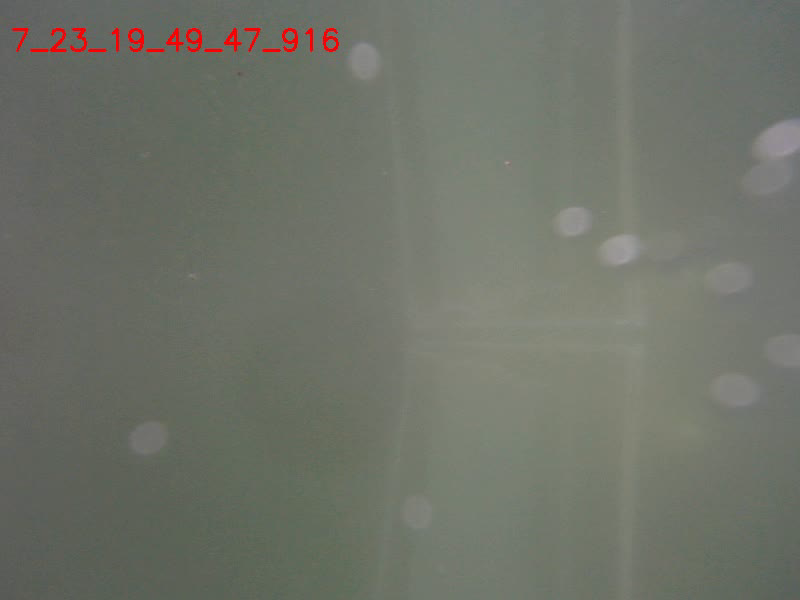
#> input picture frame 0 of capture_7_23_19_49_47.avi, 800 x 600 px, given in place of realgate.mp4, which was not available
$ python tstvid.py
#> lines starting #> are read from the running program, lines starting #| are printed output that depends on the picture; after the words box and inside, x2 and y2 are one past the last pixel; in counts of white or black regions, pixels touching at a corner belong together; pictures that were not available may be replaced by others from this repository, and a replacement may not be noted
import numpy as np
import cv2

cap = cv2.VideoCapture('images/realgate.mp4')

while(cap.isOpened()):
	ret, frame = cap.read()
#> frame is the input picture: shape (600, 800, 3); mean B, G, R 104.2, 114.2, 110.9

	cap_hsv = cv2.cvtColor(frame, cv2.COLOR_BGR2HSV)
#> cap_hsv: shape (600, 800, 3); mean H, S, V 43.8, 23.9, 115.3

	# define the list of boundaries
	# lower mask (0-10)
	lower_red = np.array([0,10,10])
	upper_red = np.array([55,255,255])
	mask0 = cv2.inRange(cap_hsv, lower_red, upper_red)
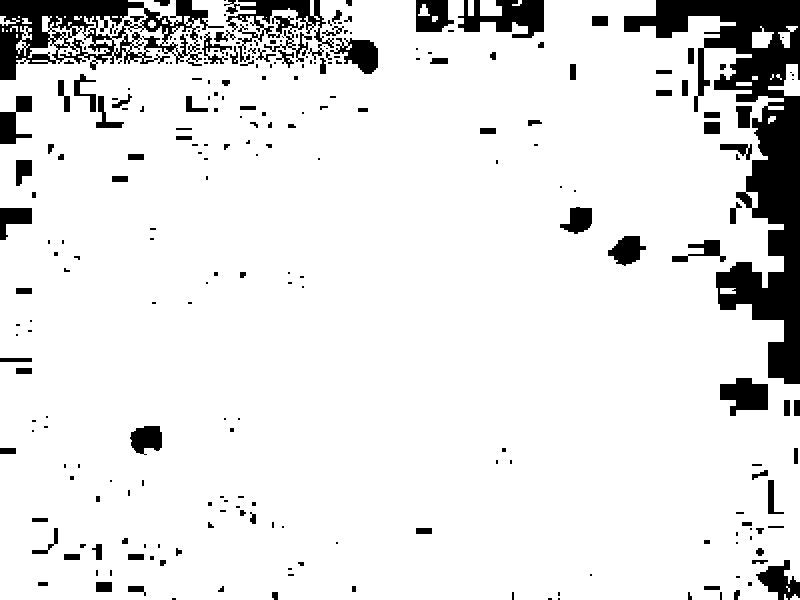
#> mask0: shape (600, 800); 89.6% white; 259 black regions (146 under 20 px), largest, box (x1, y1, x2, y2) and area: (624, 0, 800, 384) 20457, (0, 0, 224, 80) 7908, (224, 0, 334, 62) 2515
	                      									#for red color
	# upper mask (170-180)
	lower_red = np.array([140,0,0])
	upper_red = np.array([185,255,255])
	mask1 = cv2.inRange(cap_hsv, lower_red, upper_red)
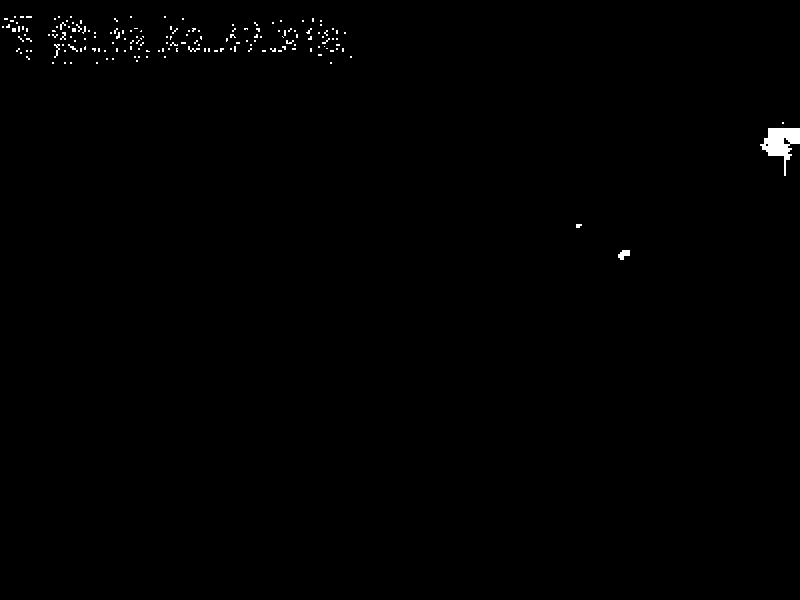
#> mask1: shape (600, 800); 0.46% white; 170 white regions (162 under 20 px), largest, box (x1, y1, x2, y2) and area: (760, 128, 800, 176) 872, (618, 250, 630, 260) 80, (54, 44, 60, 58) 34

	# join my masks
	mask = mask0 + mask1
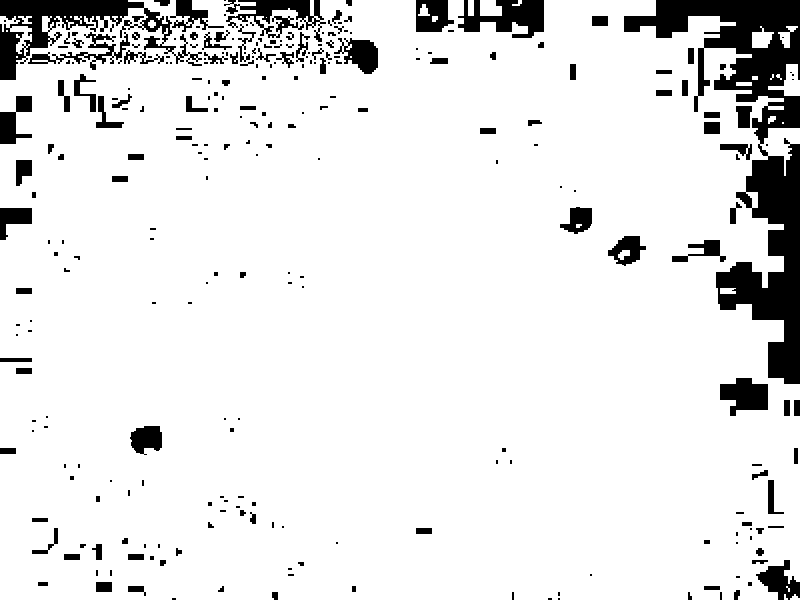
#> mask: shape (600, 800); 90.1% white; 278 black regions (151 under 20 px), largest, box (x1, y1, x2, y2) and area: (624, 0, 800, 384) 19577, (0, 0, 202, 80) 5200, (458, 0, 544, 38) 1972

	output = cv2.bitwise_and(frame, frame, mask = mask)
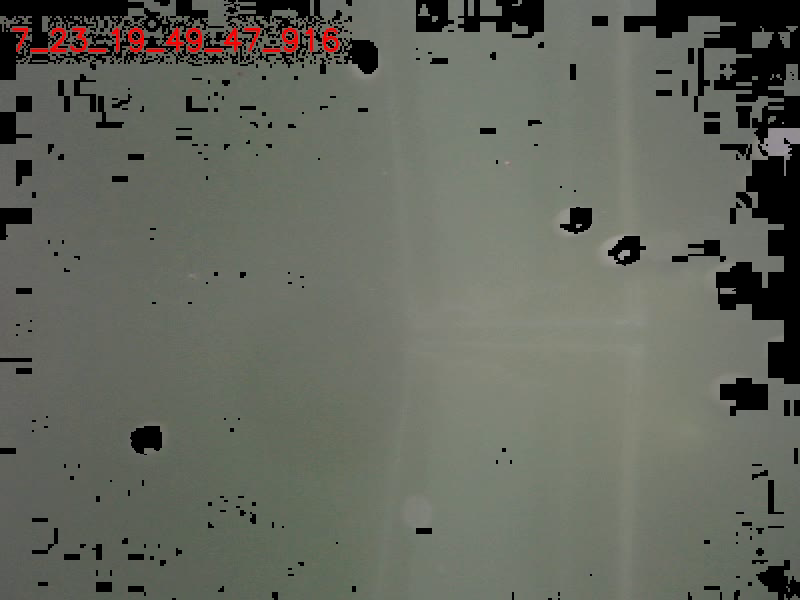
#> output: shape (600, 800, 3); mean B, G, R 93.5, 103, 100.2

		# show the images
		#find contours
		#instead of showing image on screen print x coordinages, convert into percentage, find width of gate
	cv2.imshow("frames", np.hstack([frame, output]))
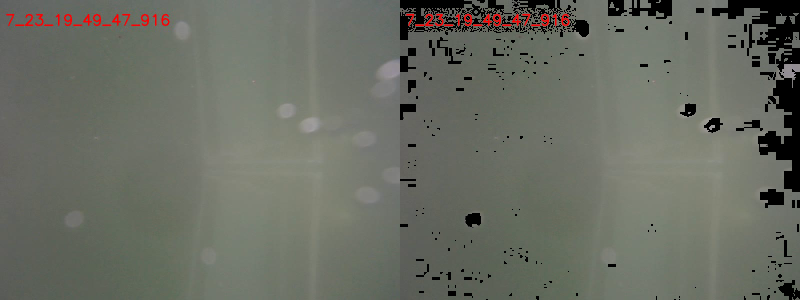
#> window 'frames': shape (600, 1600, 3) (shown at 1/2 size); mean B, G, R 98.8, 108.6, 105.6


	if cv2.waitKey(1) & 0xFF == ord('q'):
#> (key q is pressed here)
		break

cap.release()
cv2.destroyAllWindows()
